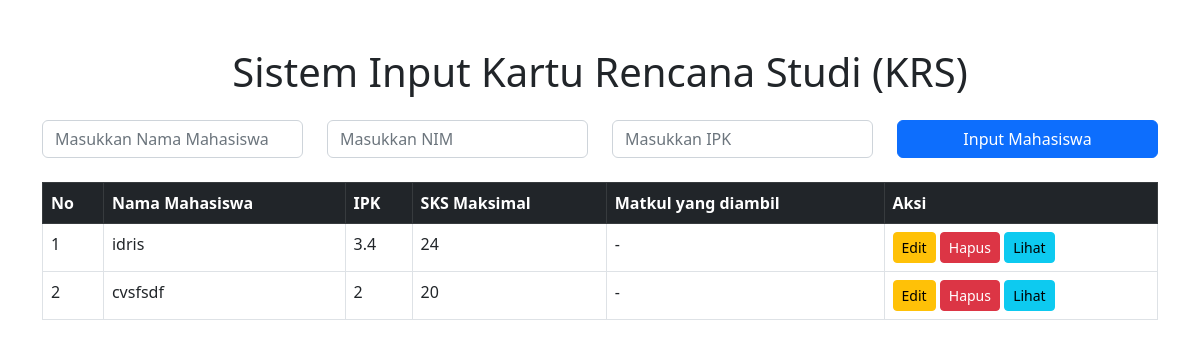
Before: / with the older database file.
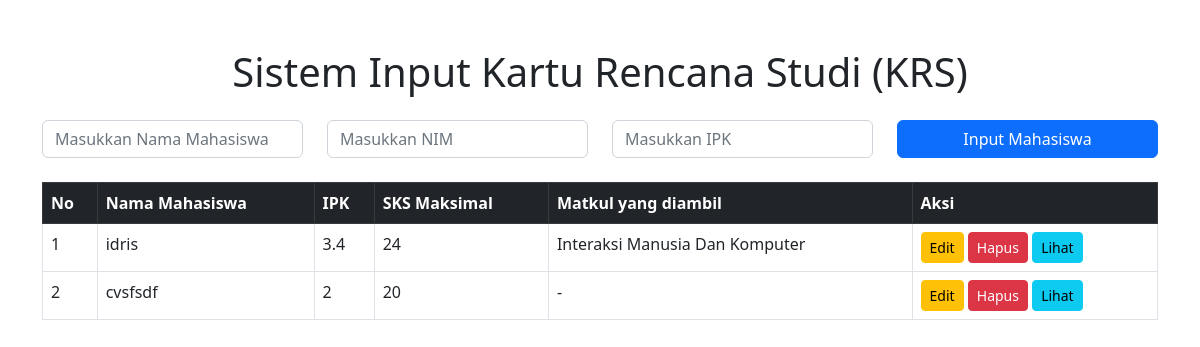
After: the same page with the newer database file.
### tables this page shows
CREATE TABLE `inputmhs` (
  `id` int(11) NOT NULL,
  `namaMhs` varchar(255) NOT NULL,
  `nim` varchar(15) NOT NULL,
  `ipk` float NOT NULL,
  `sks` int(11) NOT NULL,
  `matakuliah` text DEFAULT NULL
);

### index.php (the view, shortened to what this page needs)
<?php
include('koneksi.php');
?>
<!DOCTYPE html>
<html lang="en">
<head>
    <link rel="stylesheet" href="https://cdnjs.cloudflare.com/ajax/libs/bootstrap/5.2.0/css/bootstrap.min.css">
</head>
<body>
    <div class="container mt-5">
        <h1 class="text-center">Sistem Input Kartu Rencana Studi (KRS)</h1>
        <form method="POST" class="mt-4">
            <div class="row mb-3">
                <div class="col">
                    <input type="text" name="namaMhs" class="form-control" placeholder="Masukkan Nama Mahasiswa" required>
                </div>
                <div class="col">
                    <input type="text" name="nim" class="form-control" placeholder="Masukkan NIM" required>
                </div>
                <div class="col">
                    <input type="number" step="0.01" name="ipk" class="form-control" placeholder="Masukkan IPK" required>
                </div>
                <div class="col">
                    <button type="submit" name="submit" class="btn btn-primary w-100">Input Mahasiswa</button>
                </div>
            </div>
        </form>
        <table class="table table-bordered mt-4">
            <thead class="table-dark">
                <tr>
                    <th>No</th>
                    <th>Nama Mahasiswa</th>
                    <th>IPK</th>
                    <th>SKS Maksimal</th>
                    <th>Matkul yang diambil</th>
                    <th>Aksi</th>
                </tr>
            </thead>
            <tbody>
                <?php
                $result = $conn->query("SELECT * FROM inputmhs");
                $no = 1;
                while ($row = $result->fetch_assoc()) {
                    $matakuliah = $row['matakuliah'] ?: "-";
                    echo "<tr>
                        <td>{$no}</td>
                        <td>{$row['namaMhs']}</td>
                        <td>{$row['ipk']}</td>
                        <td>{$row['sks']}</td>
                        <td>{$matakuliah}</td>
                        <td>
                            <a href='edit_mhs.php?id={$row['id']}' class='btn btn-warning btn-sm'>Edit</a>
                            <a href='hapus_mhs.php?id={$row['id']}' class='btn btn-danger btn-sm'>Hapus</a>
                            <a href='lihat_matkul.php?id={$row['id']}' class='btn btn-info btn-sm'>Lihat</a>
                        </td>
                    </tr>";
                    $no++;
                }
                ?>
            </tbody>
        </table>
    </div>
</body>
</html>

Changed rows visible on the page:
changed inputmhs "idris": matakuliah "-" → "Interaksi Manusia Dan Komputer"
